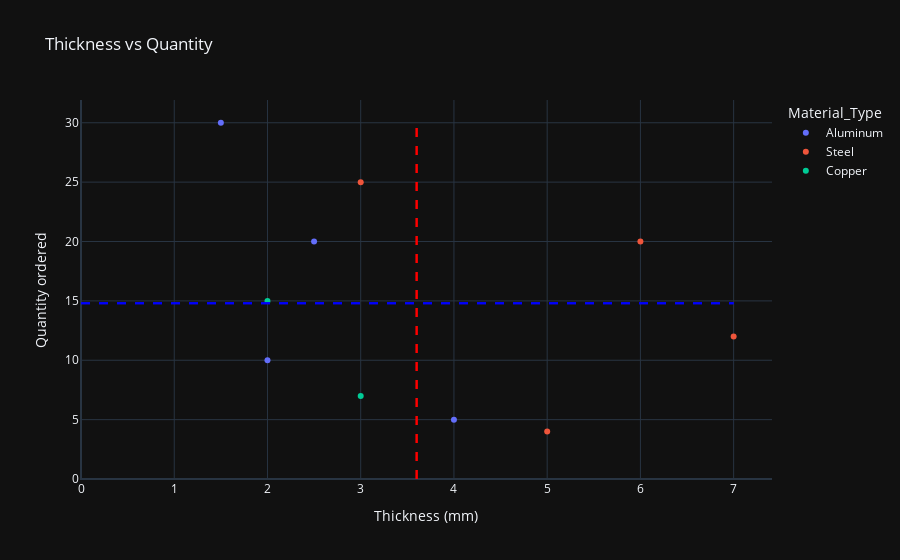

Notebook code for this chart:
### Code cell
fig.add_shape(type="line", x0=avg_thickness, x1=avg_thickness, y0=0, y1=df["Quantity"].max(),
line=dict(color="Red", width=2, dash="dash"))

fig.add_shape(type="line", x0=0, x1=df["Thickness_mm"].max(), y0=avg_quantity, y1=avg_quantity,
line=dict(color="Blue", width=2, dash="dash"))

fig.update_layout(hovermode="closest", template="plotly_dark")

fig.show()
plt.show()

### Figure 1 — Plotly figure (JSON) as saved in the notebook; plotly's stock layout.template omitted (floating-point values rounded to 4 significant figures)
{"data": [{"customdata": [["Aluminum"], ["Aluminum"], ["Aluminum"], ["Aluminum"]], "hovertemplate": "Material_Type=%{customdata[0]}<br>Thickness (mm)=%{x}<br>Quantity ordered=%{y}<extra></extra>", "legendgroup": "Aluminum", "marker": {"color": "#636efa", "symbol": "circle"}, "mode": "markers", "name": "Aluminum", "orientation": "v", "showlegend": true, "type": "scatter", "x": [2, 4, 1.5, 2.5], "xaxis": "x", "y": [10, 5, 30, 20], "yaxis": "y"}, {"customdata": [["Steel"], ["Steel"], ["Steel"], ["Steel"]], "hovertemplate": "Material_Type=%{customdata[0]}<br>Thickness (mm)=%{x}<br>Quantity ordered=%{y}<extra></extra>", "legendgroup": "Steel", "marker": {"color": "#EF553B", "symbol": "circle"}, "mode": "markers", "name": "Steel", "orientation": "v", "showlegend": true, "type": "scatter", "x": [3, 6, 5, 7], "xaxis": "x", "y": [25, 20, 4, 12], "yaxis": "y"}, {"customdata": [["Copper"], ["Copper"]], "hovertemplate": "Material_Type=%{customdata[0]}<br>Thickness (mm)=%{x}<br>Quantity ordered=%{y}<extra></extra>", "legendgroup": "Copper", "marker": {"color": "#00cc96", "symbol": "circle"}, "mode": "markers", "name": "Copper", "orientation": "v", "showlegend": true, "type": "scatter", "x": [2, 3], "xaxis": "x", "y": [15, 7], "yaxis": "y"}], "layout": {"hovermode": "closest", "legend": {"title": {"text": "Material_Type"}, "tracegroupgap": 0}, "shapes": [{"line": {"color": "Red", "dash": "dash", "width": 2}, "type": "line", "x0": 3.6, "x1": 3.6, "y0": 0, "y1": 30}, {"line": {"color": "Blue", "dash": "dash", "width": 2}, "type": "line", "x0": 0, "x1": 7, "y0": 14.8, "y1": 14.8}, {"line": {"color": "Red", "dash": "dash", "width": 2}, "type": "line", "x0": 3.6, "x1": 3.6, "y0": 0, "y1": 30}, {"line": {"color": "Blue", "dash": "dash", "width": 2}, "type": "line", "x0": 0, "x1": 7, "y0": 14.8, "y1": 14.8}], "title": {"text": "Thickness vs Quantity"}, "xaxis": {"anchor": "y", "domain": [0, 1], "title": {"text": "Thickness (mm)"}}, "yaxis": {"anchor": "x", "domain": [0, 1], "title": {"text": "Quantity ordered"}}}}
